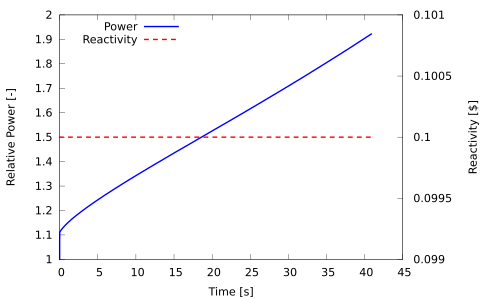

Recreate this plot in gnuplot.
set terminal pdf dashed
set output 'pk.pdf'
set xlabel "Time [s]"
set ylabel "Relative Power [-]"
set ytics nomirror
set y2tics
set y2label "Reactivity [$]"
set key top left 
plot 'data' using 1:3 with lines linewidth 4.0 linecolor rgb "blue" title "Power" axes x1y1, 'data' using 1:2 with lines linewidth 4.0 linecolor rgb "red" title "Reactivity" axes x1y2
